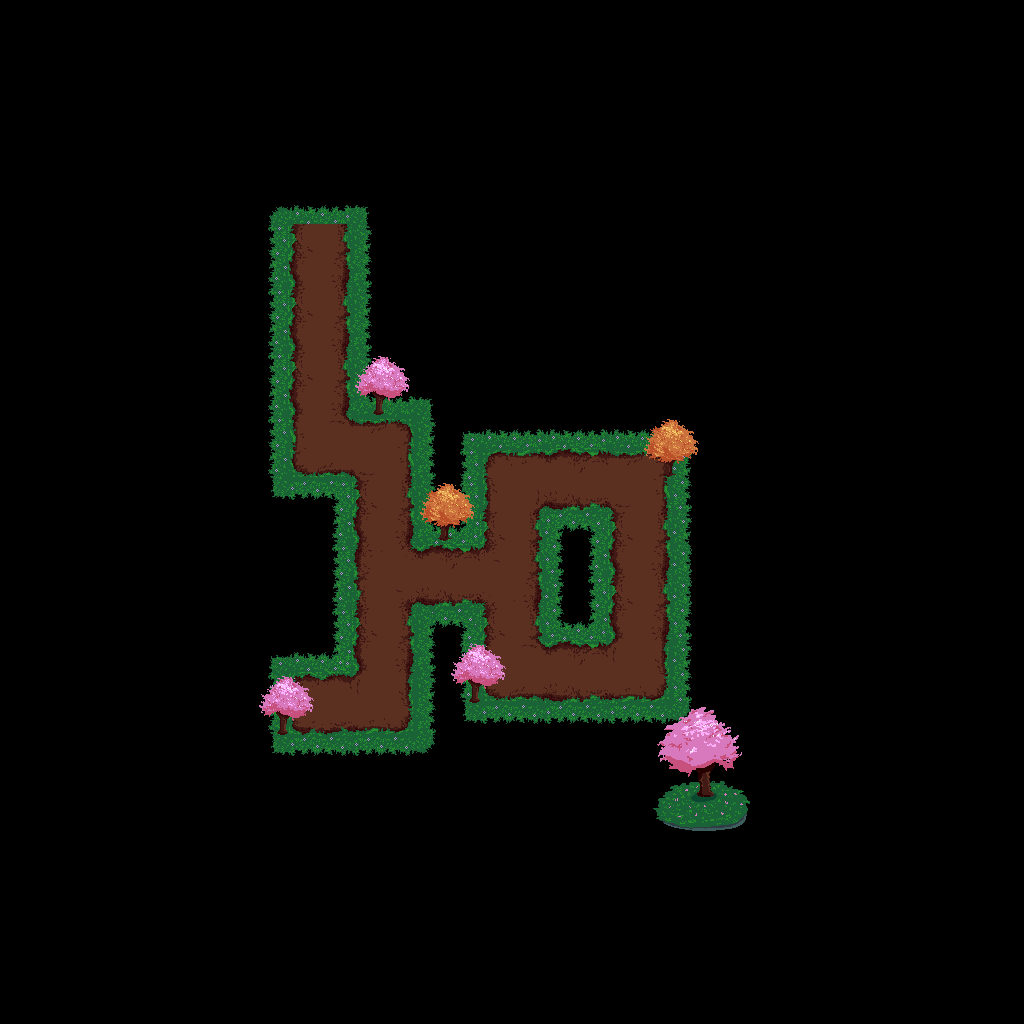

A 2D game scene composited from a Tiled map and its tileset images. What follows is a short description and the map's XML, with each tile layer's data collapsed to a summary:
An orthogonal 32x32 tile map with 32x32 px tiles, 4 tile layers (Tile Layer 1, Tile Layer 2, Tile Layer 3, Tile Layer 4), 1 hidden layer not drawn, 5 tilesets and 29 objects.

<map version="1.2" tiledversion="1.2.5" orientation="orthogonal" renderorder="right-down" width="32" height="32" tilewidth="32" tileheight="32" infinite="0" nextlayerid="17" nextobjectid="283">
 <tileset firstgid="1" name="ground" tilewidth="64" tileheight="64" tilecount="1" columns="1">
  <properties>
   <property name="name" value="ground" />
  </properties>
  <image source="ground.jpg" width="64" height="64" />
  <tile id="0">
   <properties>
    <property name="name" value="ground" />
   </properties>
  </tile>
 </tileset>
 <tileset firstgid="2" name="start" tilewidth="32" tileheight="32" tilecount="1" columns="1">
  <properties>
   <property name="name" value="start" />
  </properties>
  <image source="start.png" width="32" height="32" />
  <tile id="0">
   <properties>
    <property name="name" value="start" />
   </properties>
  </tile>
 </tileset>
 <tileset firstgid="3" name="gold" tilewidth="32" tileheight="32" tilecount="1" columns="1">
  <image source="gold.png" width="32" height="32" />
  <tile id="0">
   <properties>
    <property name="name" value="gold" />
   </properties>
  </tile>
 </tileset>
 <tileset firstgid="4" name="Grass_Ground_Tiles_03" tilewidth="64" tileheight="64" tilecount="240" columns="20">
  <image source="Grass_Ground_Tiles_03.png" width="1280" height="800" />
 </tileset>
 <tileset firstgid="244" name="rock" tilewidth="64" tileheight="64" tilecount="1" columns="1">
  <image source="rock.png" width="64" height="64" />
  <tile id="0">
   <properties>
    <property name="name" value="rock" />
   </properties>
  </tile>
 </tileset>
 <imagelayer id="3" name="Image Layer 1" visible="0" offsetx="256" offsety="256">
  <image source="space.png" width="1024" height="1024" />
 </imagelayer>
 <layer id="12" name="Tile Layer 1" width="32" height="32">
  <data>[1024 cells, 59 non-empty, 20 distinct tile ids]</data>
 </layer>
 <layer id="14" name="Tile Layer 2" width="32" height="32">
  <data>[1024 cells, 11 non-empty, 8 distinct tile ids]</data>
 </layer>
 <layer id="15" name="Tile Layer 3" width="32" height="32">
  <data>[1024 cells, 5 non-empty, 3 distinct tile ids]</data>
 </layer>
 <layer id="16" name="Tile Layer 4" width="32" height="32">
  <data>[1024 cells, 12 non-empty, 9 distinct tile ids]</data>
 </layer>
 <objectgroup id="13" name="Object Layer 1" opacity="0.54">
  <object id="228" gid="3" x="556" y="494" width="32" height="32" />
  <object id="249" gid="1" x="608" y="640" width="64" height="64" />
  <object id="250" gid="1" x="608" y="576" width="64" height="64" />
  <object id="251" gid="1" x="608" y="704" width="64" height="64" />
  <object id="252" gid="1" x="544" y="704" width="64" height="64" />
  <object id="253" gid="1" x="608" y="512" width="64" height="64" />
  <object id="254" gid="1" x="544" y="512" width="64" height="64" />
  <object id="255" gid="1" x="480" y="512" width="64" height="64" />
  <object id="256" gid="1" x="480" y="576" width="64" height="64" />
  <object id="257" gid="1" x="480" y="704" width="64" height="64" />
  <object id="258" gid="1" x="480" y="640" width="64" height="64" />
  <object id="259" gid="1" x="416" y="608" width="64" height="64" />
  <object id="260" gid="1" x="352" y="608" width="64" height="64" />
  <object id="262" gid="1" x="352" y="672" width="64" height="64" />
  <object id="263" gid="1" x="352" y="736" width="64" height="64" />
  <object id="264" gid="1" x="288" y="736" width="64" height="64" />
  <object id="269" gid="2" x="624" y="593" width="32" height="32" />
  <object id="270" gid="3" x="560" y="693" width="32" height="32" />
  <object id="271" gid="3" x="368" y="721" width="32" height="32" />
  <object id="273" gid="244" x="352" y="800" width="64" height="64" />
  <object id="274" gid="244" x="288" y="800" width="64" height="64" />
  <object id="275" gid="1" x="352.25" y="480.5" width="64" height="64" />
  <object id="276" gid="1" x="288.25" y="480.5" width="64" height="64" />
  <object id="277" gid="1" x="288.25" y="416.5" width="64" height="64" />
  <object id="278" gid="1" x="288.25" y="352.5" width="64" height="64" />
  <object id="279" gid="1" x="288.25" y="288.5" width="64" height="64" />
  <object id="280" gid="3" x="303.25" y="273.5" width="32" height="32" />
  <object id="281" gid="1" x="352" y="544" width="64" height="64" />
  <object id="282" gid="244" x="288" y="672" width="64" height="64" />
 </objectgroup>
</map>
